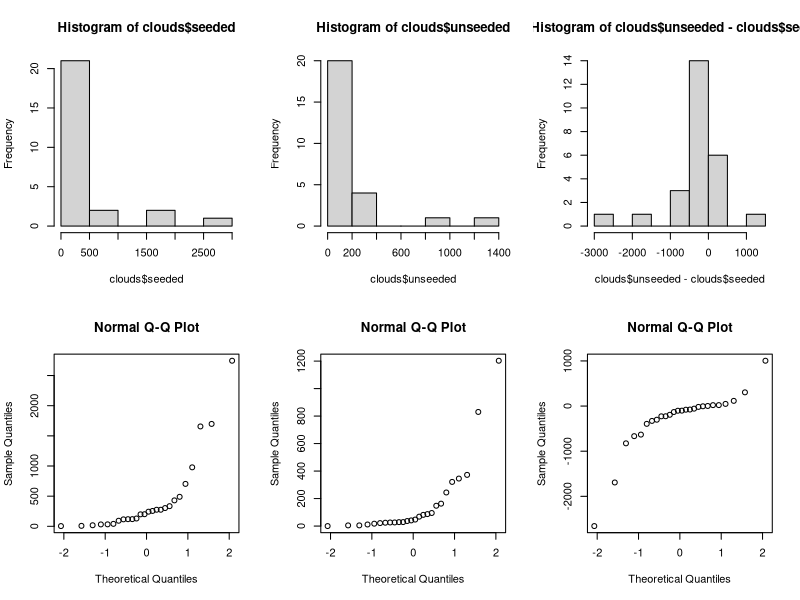
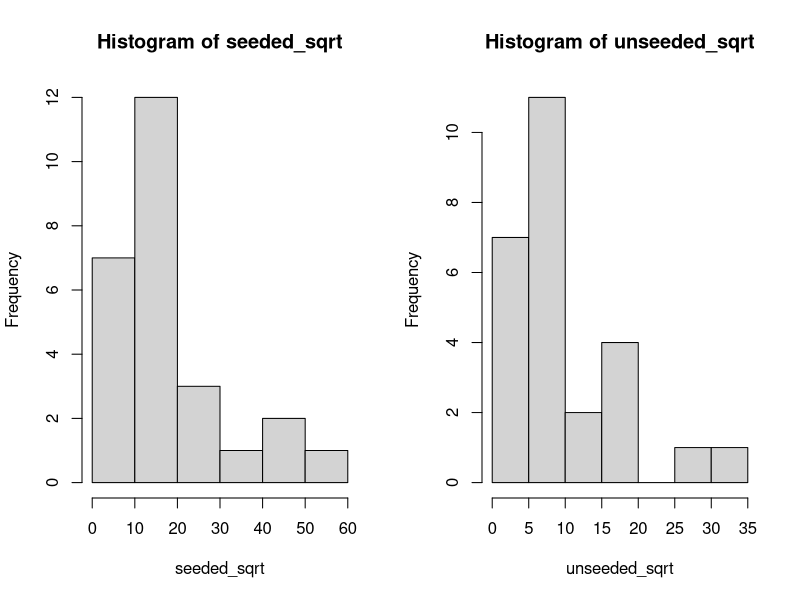
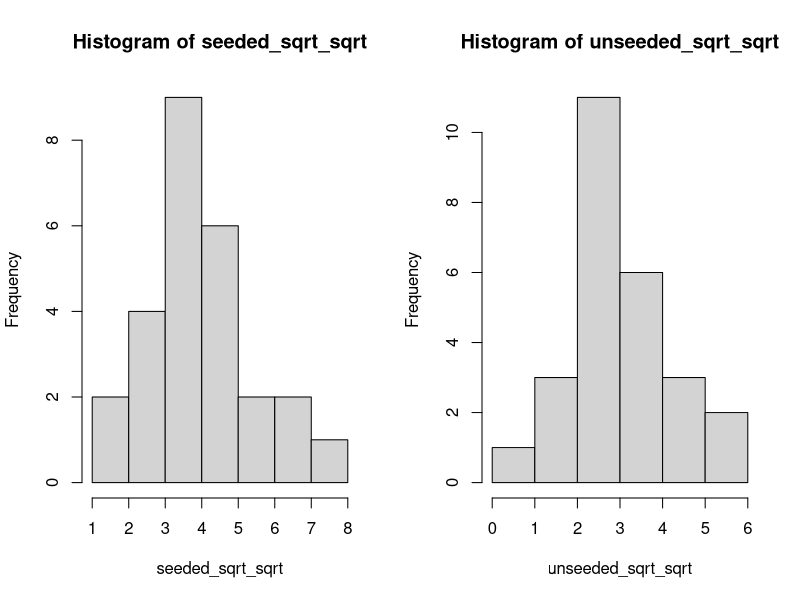
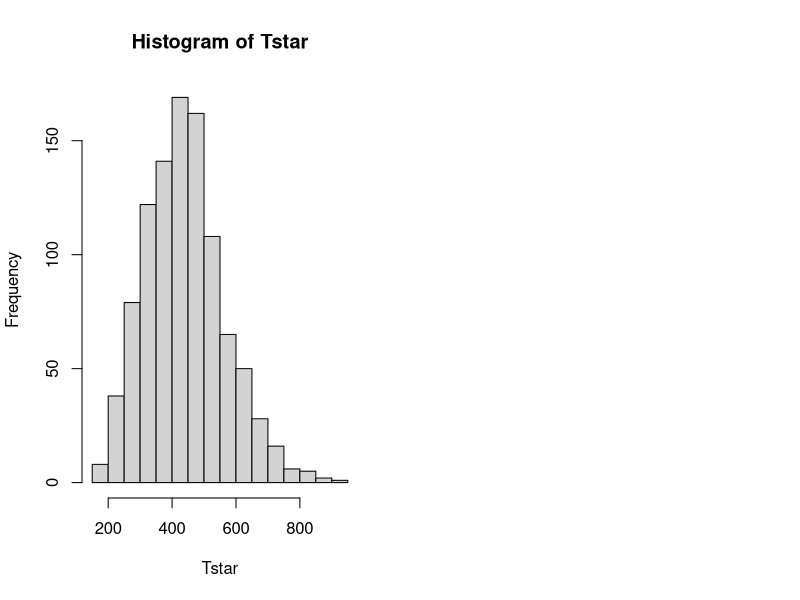
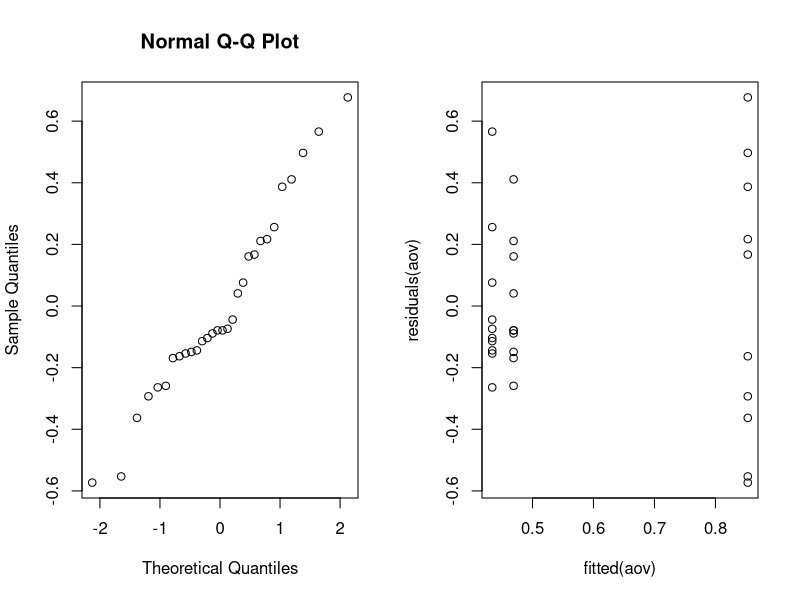

Here is the R script that generated these plots, in order:
## ---- chunk 1
x <- as.numeric(list(15.4, 17.9, 19.0, 0.5, 15.9, 2.7, 6.2, 2.5, 
                     4.7, 6.9, 10.8, 24.3, 5.6, 23.0, 10.7))
## ---- chunk 2
shapiro.test(x)
## ---- chunk 3
mu = mean(x)
mu
## ---- chunk 4
s = sd(x)
s
## ---- chunk 5
alpha <- 1 - 0.97
n <- length(x)
ta <- qt(1-alpha/2, df=n-1)
ta
## ---- chunk 6
CI_97 <- c(mu - ta*s/sqrt(n), mu + ta*s/sqrt(n))
CI_97
## ---- chunk 7
E <- 2 
n_min <- (ta*s/E)^2
n_min
## ---- chunk 8
B = 1000
Tstar = numeric(B)

for(i in 1:B) {
  Xstar = sample(x, replace=TRUE)
  Tstar[i] = mean(Xstar)
}

TstarLower = quantile(Tstar, alpha/2)
TstarUpper = quantile(Tstar, 1-alpha/2)

bootstrap_CI_97 <- c(2*mu - TstarUpper, 2*mu - TstarLower)
bootstrap_CI_97
## ---- chunk 9
t.test(x, mu=15, alt='l')
## ---- chunk 10
binom.test(sum(x<15), length(x), p = 0.5, alternative = "less", conf.level = 0.95)
## ---- chunk 11
B <- 1000

for(m in 13:15){
  ttest <- numeric(B)
  sign <- numeric(B)
  for(i in 1L:B){
    h1_sample = rnorm(n, mean=m, sd=s)
    
    ttest[i] <- t.test(h1_sample, mu=mu, alt='l')[[3]]
    sign[i] <- binom.test(sum(h1_sample<mu), length(h1_sample), p = 0.5, 
                          alternative = "less", conf.level = 0.95)[[3]]
  }
  print(paste0("H1 mu=", m))
  print(paste0("t-test power ", sum(ttest < 0.05)/B))
  print(paste0("sign test power ", sum(sign < 0.05)/B))
}
## ---- chunk 12
p_hat = mean(x > 15.5)
p_hat
## ---- chunk 13
p_hat_r <- 0.53
margin_error = p_hat_r - p_hat
p_hat_l <- p_hat - margin_error
p_hat_l
## ---- chunk 14
se <- sqrt((p_hat * (1 - p_hat)) / n)
z_alpha_by_2 <- margin_error / se
z_alpha_by_2
## ---- chunk 15
alpha = (1 - pnorm(z_alpha_by_2))*2
1-alpha
## ---- chunk 16
prop.test(c(2, 6), c(5, 10))
## ---- chunk 17
clouds <- read.table("data/clouds.txt", header=TRUE)

par(mfrow=c(2, 3))
hist(clouds$seeded)
hist(clouds$unseeded)
hist(clouds$unseeded - clouds$seeded)
qqnorm(clouds$seeded)
qqnorm(clouds$unseeded)
qqnorm(clouds$unseeded - clouds$seeded)
## ---- chunk 18
shapiro.test(clouds$unseeded - clouds$seeded)
## ---- chunk 19
t.test(clouds$unseeded, clouds$seeded, paired=FALSE)
## ---- chunk 20
wilcox.test(clouds$unseeded, clouds$seeded)
median(clouds$unseeded); median(clouds$seeded)
## ---- chunk 21
ks.test(clouds$unseeded, clouds$seeded)
mean(clouds$unseeded); mean(clouds$seeded)
## ---- chunk 22
unseeded_sqrt <- sqrt(clouds$unseeded)
seeded_sqrt <- sqrt(clouds$seeded)

par(mfrow=c(1, 2))
hist(seeded_sqrt)
hist(unseeded_sqrt)
## ---- chunk 23
shapiro.test(unseeded_sqrt)
shapiro.test(seeded_sqrt)
## ---- chunk 24
t.test(unseeded_sqrt, seeded_sqrt, paired=FALSE)
wilcox.test(unseeded_sqrt, seeded_sqrt)
ks.test(unseeded_sqrt, seeded_sqrt)
## ---- chunk 25
unseeded_sqrt_sqrt <- sqrt(unseeded_sqrt)
seeded_sqrt_sqrt <- sqrt(seeded_sqrt)

par(mfrow=c(1, 2))
hist(seeded_sqrt_sqrt)
hist(unseeded_sqrt_sqrt)
## ---- chunk 26
shapiro.test(unseeded_sqrt_sqrt)
shapiro.test(seeded_sqrt_sqrt)
## ---- chunk 27
t.test(unseeded_sqrt_sqrt, seeded_sqrt_sqrt, paired=FALSE)
wilcox.test(unseeded_sqrt_sqrt, seeded_sqrt_sqrt)
ks.test(unseeded_sqrt_sqrt, seeded_sqrt_sqrt)
## ---- chunk 28
seeded <- clouds$seeded

B <- 1000
Tstar <- numeric(B)
for(i in 1:B){
  Xstar <- sample(seeded, replace=TRUE)
  Tstar[i] <- mean(Xstar)
}
lambda_hat <- 1/mean(Tstar)
lambda_hat
hist(Tstar)
## ---- chunk 29
alpha <- 1 - 0.95
deltastar <- 1/Tstar - lambda_hat
d <- quantile(deltastar, c(alpha/2, 1-alpha/2))
CI95 = lambda_hat - c(d[2], d[1])
lambda_hat; CI95
## ---- chunk 30
B <- 1000
t <- median(seeded)
tstar <- numeric(B)
n <- length(seeded)
for(i in 1:B){
  xstar <- rexp(n, lambda_hat)
  tstar[i] <- median(xstar)
}
pl <- sum(tstar<t)/B
pr <- sum(tstar>t)/B
p <- 2*min(pl, pr)
pl;pr;p
## ---- chunk 31
ks.test(seeded, rexp(n, lambda_hat))
## ---- chunk 32
binom.test(sum(seeded<300), length(seeded), p = 0.5, alternative = "less", conf.level = 0.95)
## ---- chunk 33
binom.test(sum(seeded<30), length(seeded), p = 0.25, alternative = "less", conf.level = 0.95)
## ---- chunk 34
dogs <- read.table("data/dogs.txt", header=TRUE)
## ---- chunk 35
shapiro.test(dogs$isofluorane)
shapiro.test(dogs$cyclopropane)
shapiro.test(dogs$halothane)
## ---- chunk 36
cor.test(dogs$isofluorane, dogs$halothane, method="spearman")
## ---- chunk 37
mystat <- function(x, y) {mean(x-y)}
B <- 1000; tstar <- numeric(B)
for (i in 1:B){
  dogstar <- t(apply(cbind(dogs[,1], dogs[,2]), 1, sample))
  tstar[i] <- mystat(dogstar[,1], dogstar[,2])
}
myt <- mystat(dogs[,1], dogs[,2])
pl <- sum(tstar<myt)/B
pr <- sum(tstar>myt)/B
p <- 2*min(pl, pr)
pl;pr;p
## ---- chunk 38
dogframe <- data.frame(concentration=as.vector(as.matrix(dogs)),
                    variety=factor(rep(1:3, each=10)))
aov <- lm(concentration~variety, data=dogframe)
anova(aov)
## ---- chunk 39
shapiro.test(residuals(aov))
par(mfrow=c(1,2)); qqnorm(residuals(aov)); plot(fitted(aov),residuals(aov))
## ---- chunk 40
summary(aov)$coefficients
## ---- chunk 41
kruskal.test(concentration ~ variety, data = dogframe)[[3]]
## ---- chunk 42
blood <- read.table("data/hemoglobin.txt", header=TRUE)
set.seed(42)
rows <- sample(nrow(blood))
randomized <- blood[rows, ]
## ---- chunk 43
res.aov3 <- aov(hemoglobin ~ rate * method, data = randomized)
summary(res.aov3)
## ---- chunk 44
res.aov <- aov(hemoglobin ~ rate, data = randomized)
summary(res.aov)
## ---- chunk 45
cream <- read.table("data/cream.txt", header=TRUE)

cream$starter <- factor(cream$starter)
cream$position <- factor(cream$position)
cream$batch <- factor(cream$batch)

aovcream <- lm(acidity~batch+position+starter,data=cream)
anova(aovcream)
